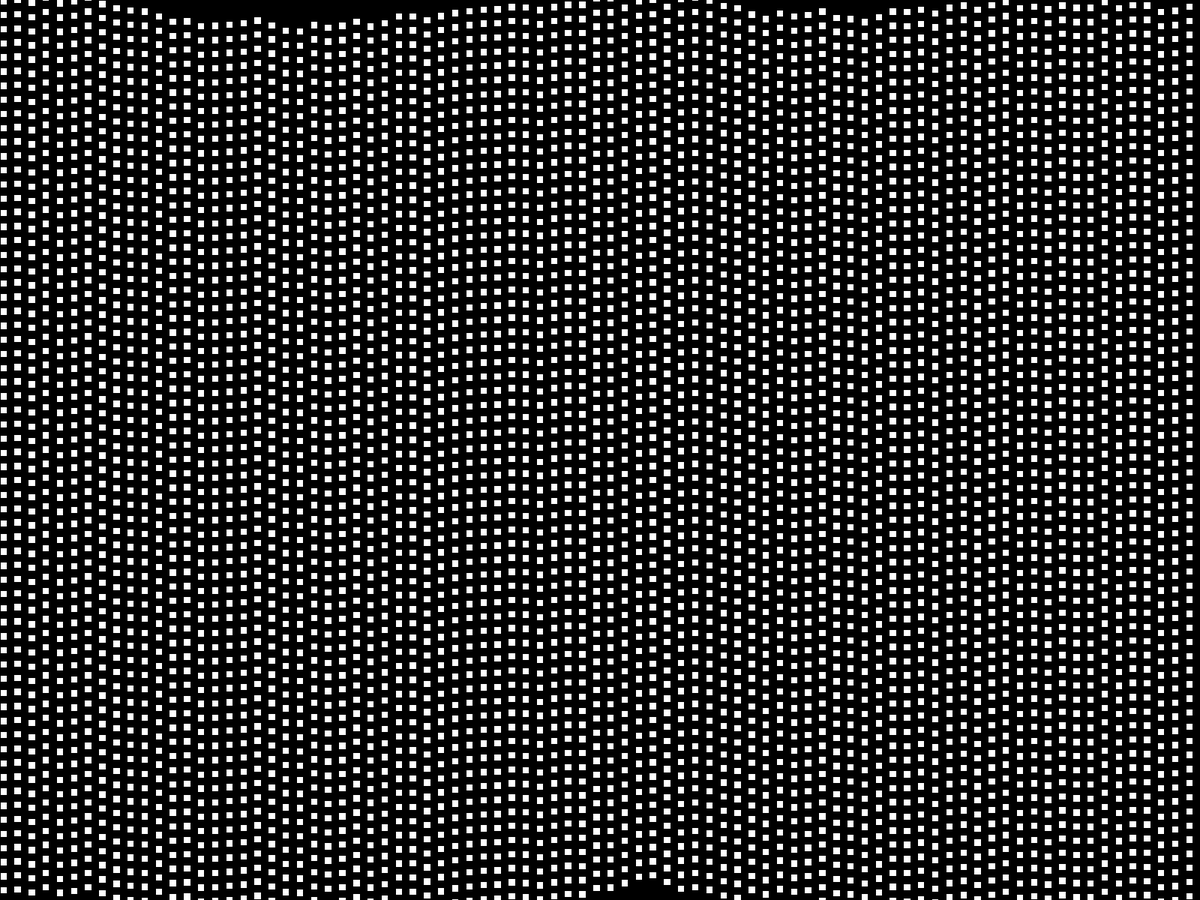
Frame 1 (no input)
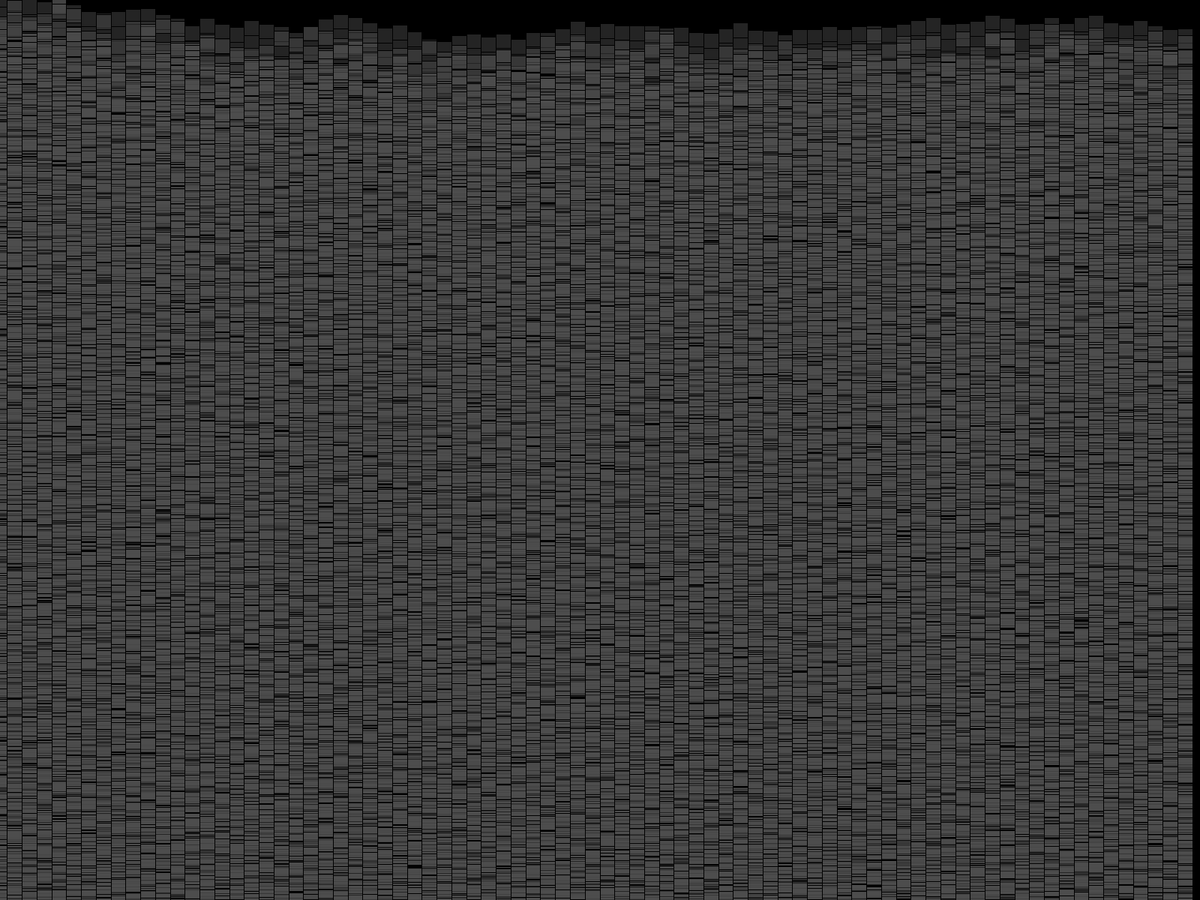
Frame 60 (the mouse pressed at the canvas centre just before this capture)
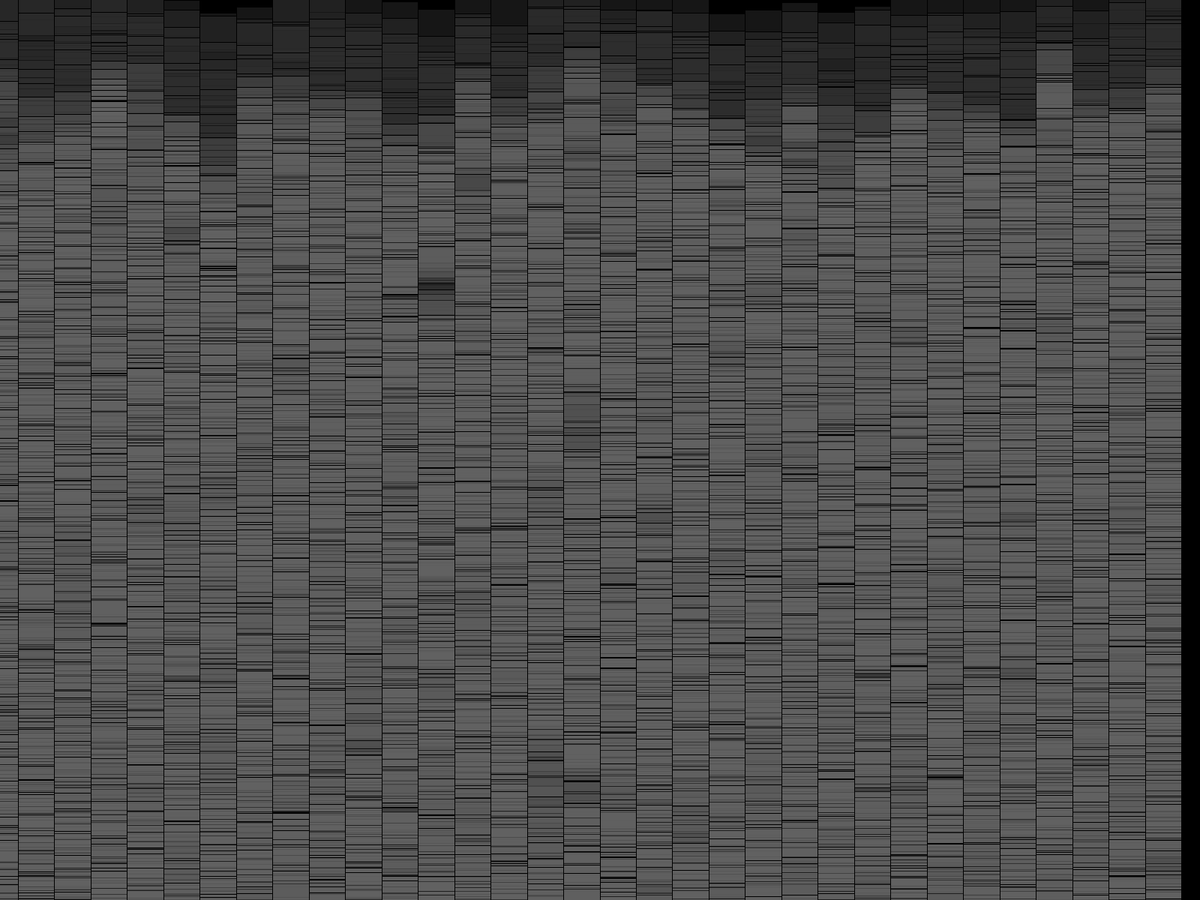
Frame 120 (the mouse held since frame 60 and released just before this capture)

The Processing sketch that drew these frames (run headless with seeded random() and noise(); from frame 60 on, the mouse is pressed at the canvas centre):

// Processing sketch: sketch_170710a
// ── sketch_170710a.pde
/**
 * Constants
 */

private static final int MIN_POINTS_PER_LINE = 8;

private static final int MAX_POINTS_PER_LINE = 128;

private static final float FALL_RATE = 0.5f;

private static final int MIN_ALPHA = 64;

private static final int MAX_ALPHA = 128;

/**
 * Values
 */

private Point[] points;

private int nextBeatMillis = 0;

private float bpm = 64f;

private int beatIntervalMillis;

private boolean doHandleBeats = true;

private int pointsPerLine;

/**
 * Lifecycle
 */

void setup() {
  //size(1920, 1080);
  fullScreen(2);
  background(0);

  setBpm(128f);
  setPointsPerLine();
  initPoints();
}

private void initPoints() {
  final float pointWidth = width / (float) pointsPerLine;
  final float maxVerticalPointDistance = pointWidth;

  final ArrayList<Point> pointList = new ArrayList<Point>();

  float y = 0f;
  for (int i = 0; i < pointsPerLine; i++) {
    final float x = i * pointWidth;
    y += (maxVerticalPointDistance * 0.5f) - random(maxVerticalPointDistance);
    for (float yOffset = 0f; yOffset < height; yOffset += pointWidth) {
      pointList.add(
        new Point(x, y + yOffset, pointWidth / 2f, pointWidth / 2f)
        );
    }
  }

  points = new Point[pointList.size()];
  pointList.toArray(points);
}

private void setPointsPerLine() {
  pointsPerLine = MIN_POINTS_PER_LINE;
  pointsPerLine += (int) random((float) (MAX_POINTS_PER_LINE - MIN_POINTS_PER_LINE));
}

private void setBpm(final float bpm) {
  this.bpm = bpm;
  setBeatIntervalMillis();
  println("BPM set to: " + this.bpm + " -> beat interval: " + beatIntervalMillis + " ms");
}

private void setBeatIntervalMillis() {
  beatIntervalMillis = (int) ((60f / this.bpm) * 1000f);
  nextBeatMillis = 0;
}

void draw() {
  //background(0);
  //noFill();
  //noStroke();
  //fill(0x03FFFFFF);
  //stroke(0xa0FFFFFF);

  if (millis() >= nextBeatMillis) {
    handleBeat();
  }

  if (millis() % 16 == 0) {
    setRandomColor();
  }

  if (millis() % 8 == 0) {
    setPointsPerLine();
  }

  for (final Point point : points) {
    point.drawConfigured();

    point.y += random(height / 16f) * FALL_RATE;
    //if (point.y > height) {
    //  point.y = height - random(height / 16f);
    //}
  }
}

private void handleBeat() {

  nextBeatMillis = millis() + beatIntervalMillis;

  if (!doHandleBeats) {
    return;
  }

  background(0);
  initPoints();
  
  if ((int) random(10f) % 10 == 0) {
    setBeatIntervalMillis();
  }

  if ((int) random(4f) % 4 == 0) {
    if ((int) random(2f) % 2 == 0) {
      beatIntervalMillis *= 2f;
    } else {
      beatIntervalMillis /= 2f;
    }
  }
  
}

private void setRandomColor() {
  rectMode(RADIUS);
  final int randomAlpha = MIN_ALPHA + (int) random((float) MAX_ALPHA - MIN_ALPHA);
  //noFill();
  //noStroke();
  stroke(0);
  fill(getRandomColorWithAlpha(randomAlpha));
  //stroke(getRandomColorWithAlpha(randomAlpha));
}
//
private color getRandomColorWithAlpha(final int alpha) {
  if ((int) random(16f) % 16 != 0) {
    final int brightness = (int) random(128f);
    return color(
      brightness, 
      brightness, 
      brightness, 
      alpha
      );
  } else {
    return color(
      (int) random(256f), 
      (int) random(256f), 
      (int) random(256f), 
      alpha
      );
  }
}

private class Point {

  private float x;

  private float y;

  private float width;

  private float height;

  private Point(final float x, final float y, final float width, final float height) {
    this.x = x;
    this.y = y;
    this.width = width;
    this.height = height;
  }

  private void drawConfigured() {
    rect(x, y, width, height);
  }
}
